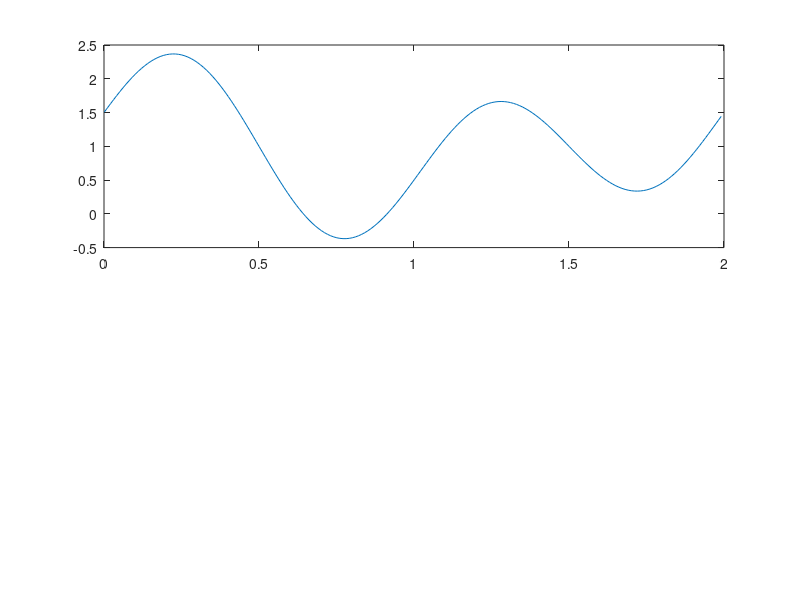

This chart was generated by the following MATLAB code: (Note: this script raises an error after producing the figure.)
%%------------------------------------------------------------------------------
% Name        : EE321_Project_3.m
% Author(s)   : Kyle Bielby, Chris Lloyd, Stephen Epp, Philip Hubbe
% Class       : EE321 (Project 3)
% Due Date    : 2020-10-23
% Description : Calculating Error in Fourier Series Depending on the number of 
%               terms used.
% ------------------------------------------------------------------------------

% Clear the workspace and console
clear; clc;
t = 0.001:0.01:2;
%x calculated by hand
x = 1+1/2*cos(pi*t)+sin(2*pi*t);
figure(1);
subplot(2,1,1)
plot(t,x)

%k = [-2, -1, 0, 1, 2];
n=3;
k = -n:n;
xk = dd(k) + 1/4*dd(k+1) + 1/4*dd(k-1) + 1/(2*1i)*dd(k-2)-1/(2*1i)*dd(k+2);
sz = size(t);
xhat = zeros(sz);
for i = 1:length(k)
    xhat = xhat + xk(i)*exp(1i*k(i)*pi*t);
end
subplot(2,1,2)
plot(t,xhat)

%% 
% %% Findung xhat
% for n = 1:1000
%     xhat=0;
%     for k = -n:n
%         xk=((1*(t==k))+(1/4*(t==(k-1)|t==(k+1)))+(1/2i*(t==(k-2)|t==(k+2))));
%         plot(t,xk)
%         %xhat=xhat+
%     end
% end
% 
% t = 0.001:0.01:4;
%     xhat=0;
%     for k = -1000:1000
%         xk=((1*(t==k))+(1/4*(t==(k-1)|t==(k+1)))+(1/2i*(t==(k-2)|t==(k+2))));
%         xhat=xhat+xk.*exp(1i*k*pi.*t);
%     end

% n = [-3,-2,-1,0,1,2,3];
% a = dd(n+2);
% 
% stem(n,a)

% t = 0.001:0.01:4;

% CDL=> Working (missing complex terms at -2,2)
% N=5;
% k=-N:N;
% xk = dd(k) + 1/4*dd(k+1) + 1/4*dd(k-1);% + 1/(2*1i)*dd(k-2)-1/(2*1i)*dd(k+2);
% stem(k,xk);

% xhat=0;

% t = 0.001:0.01:4;
% N=1000;
% k=-N:N;
% xk = dd(k) + 1/4*dd(k+1) + 1/4*dd(k-1) + 1/(2*1i)*dd(k-2)-1/(2*1i)*dd(k+2);
% % stem(k,xk); % CDL=> Fails due to complex terms
% 
% xhat=xk.*exp(1i*k*pi.*t);
% 
% plot(t,xhat)

t1 = 0.001:0.01:4;
N=1000;
l=0;
for k = -N:N
    xk = dd(k) + 1/4*dd(k+1) + 1/4*dd(k-1) + 1/(2*1i)*dd(k-2)-1/(2*1i)*dd(k+2);
    xhat=exp((1i*k*pi).*t1) .* xk;
    l=l + exp((1i*k*pi).*t1);
end
% k=-N:N;

% stem(k,xk); % CDL=> Fails due to complex terms

xhat=xk.*exp(1i*k*pi.*t);

plot(t,xhat)

    
% for k = -N:N
%     xk = dd(k) + 1/4*dd(k+1) + 1/4*dd(k-1);% + 1/(2*1i)*dd(k-2)-1/(2*1i)*dd(k+2);
%     stem(k,xk);
% % %         xk=((1*(t==k))+(1/4*(t==(k-1)|t==(k+1)))+(1/2i*(t==(k-2)|t==(k+2))));
% %     x
% % xhat=xhat+xk.*exp(1i*k*pi.*t);
% end

function y = dd(x)
% x is a vector
% We create an output vector of only 0 (our default value)
y = zeros(1, length(x)); 

% We find indexes of input values equal to 0,
% and make them 1
y(x==0) = 1;
end
